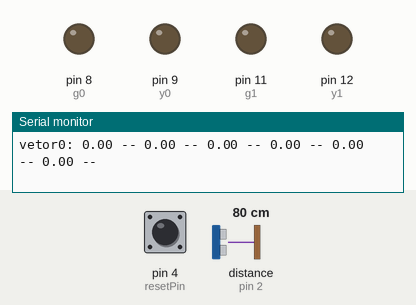
The sketch below on a simulated Arduino Uno, built with avr-gcc and run on an emulated ATmega328P. Shown: output pins drawn as LEDs (lit = HIGH), the last lines printed to the serial monitor. Wiring (inferred from the names in the program): ultrasonic range finder: trigger pin 3; echo pin 2. The test bench sets the inputs (shaded band); at power-on: pin 4 (resetPin) HIGH, distance to the obstacle (sensor on pin 2) 80 cm. The echo pulse lasts 58.3 µs per cm; pins used as bus, display or sensor lines are not drawn.

Above: at 0.54 s.
At 5.6 s:
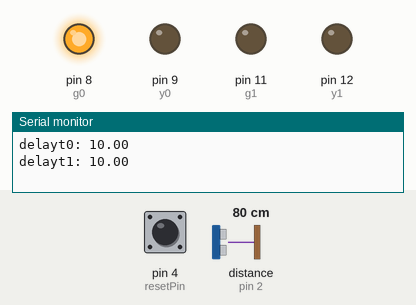
At 11.1 s:
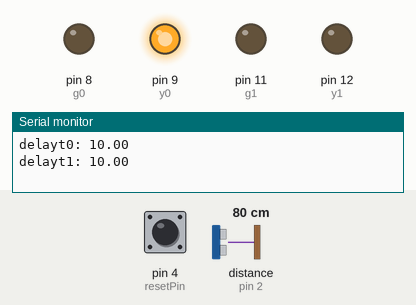
At 16.7 s:
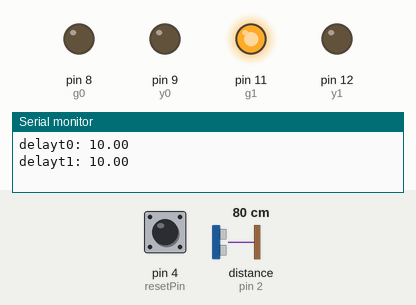
At 22.2 s:
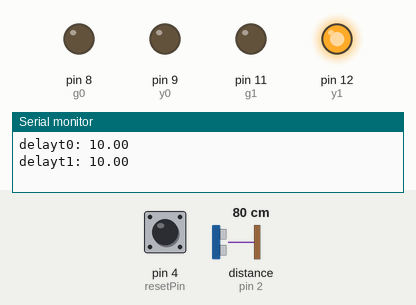
Timing chart, 0 to 29.5 s (numbered marks = the images above):
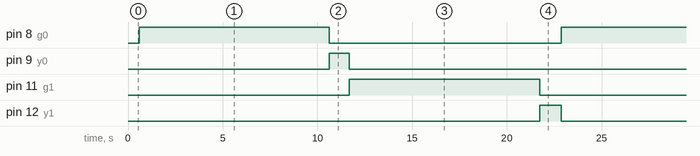

The sketch:

sketch_jul25a.ino
```cpp
#define echoPin  2
#define trigPin  3
#define resetPin 4
#define g0 8
#define y0 9
#define r0 10
#define g1 11
#define y1 12
#define r1 13
#define len 6
#define default_delay 10
#define weight 0.5
#define trig_dist 50
int stt = -1;
float delay_;
float delay_t0 = default_delay;
float delay_t1 = default_delay;
boolean GO;
int state[4][8] = {{1,0,0,0,0,1,default_delay,0},{0,1,0,0,0,1,1,0},{0,0,1,1,0,0,default_delay,1},{0,0,1,0,1,0,1,1}};
long int checkpoint;
long int t1;
float duration1;
float dist1;
boolean input2 = false;
boolean input1 = false;
boolean inc1 = false;
boolean inc2 = false;
float count1=0;
float count2=0;
float mul0 = 1.0;
float mul1 = 1.0;
float par0;
float par1;
float vetor0[len];
float vetor1[len];
int pos = 0;

void setup() {
  for(int i = 0; i < len; i++){
    vetor0[i]=0;
    vetor1[i]=0;
  }
  Serial.begin(9600);
  pinMode(g0,OUTPUT);
  pinMode(y0,OUTPUT);
  pinMode(r0,OUTPUT);
  pinMode(g1,OUTPUT);
  pinMode(y1,OUTPUT);
  pinMode(r1,OUTPUT);
  pinMode(trigPin,OUTPUT);
  pinMode(echoPin,INPUT);
  //
  pinMode(resetPin,INPUT_PULLUP);
  //
  delay(500);
  checkpoint = 0;
  delay_ = 0;
}

void loop() {

  if(millis() - checkpoint > delay_){
    stt++;
    if (stt == 4){
      stt = 0;
    }
    setlight();
    inc1 = false;
    inc2 = false;
  }

  digitalWrite(trigPin,LOW);
  delayMicroseconds(2);
  digitalWrite(trigPin,HIGH);
  delayMicroseconds(10);
  digitalWrite(trigPin,LOW);
  // receive, convert time (us) to cm
  duration1 = pulseIn(echoPin,HIGH);
  dist1 = duration1 * 0.034/2.;
  input2 = digitalRead(resetPin);

  if (dist1 < trig_dist){
    input1 = true;
  } else{
    input1 = false;
  }
  if (input1 == true){
    inc1 = true;
  }
  if (input2 == true){
    inc2 = true;
  }

  if (inc1==true && input1==false && not GO){
    count1 += 1;
    Serial.print(" count1 -- ");
    Serial.println(count1);
    inc1 = false;
  }
  if (inc2==true && input2==false && GO){
    count2 += 1;
    Serial.print(" count2 -- ");
    Serial.println(count2);
    inc2 = false;
  }
  //print
//Serial.print(count1);
//Serial.print(" --- ");
//Serial.println(count2);
delay(50);
}

void setlight(){
  if(state[stt][0]){
    vetor1[pos] = count2/delay_t1;
    count2 = 0;
    vetor0[pos] = count1/delay_t0;
    count1 = 0;
    pos++;
    if (pos == len) pos = 0;
    calc();
  }

  digitalWrite(g0,state[stt][0]);
  digitalWrite(y0,state[stt][1]);
  digitalWrite(r0,state[stt][2]);
  digitalWrite(g1,state[stt][3]);
  digitalWrite(y1,state[stt][4]);
  digitalWrite(r1,state[stt][5]);
  delay_ = state[stt][6] * 1000;
  if (state[stt][0]){
    delay_ = delay_ * mul0;
    delay_t0 = delay_ / 1000;
  }
  if (state[stt][3]){
    delay_ = delay_ * mul1;
    delay_t1 = delay_ / 1000;
  }
  GO = state[stt][7];
  checkpoint = millis();
}

void calc(){
  Serial.print("vetor0: ");
  for(int i = 0; i < len; i++){
    Serial.print(vetor0[i]);
    Serial.print(" -- ");
  }
  Serial.println(" ");
  Serial.print("vetor1: ");
  for(int i = 0; i < len; i++){
    Serial.print(vetor1[i]);
    Serial.print(" -- ");
  }
  Serial.println(" ");
  Serial.print("delayt0: ");
  Serial.println(delay_t0);
  Serial.print("delayt1: ");
  Serial.println(delay_t1);


  par0 = mean(vetor0) + weight;
  par1 = mean(vetor1) + weight;
  mul0 = 2*par0/(par0+par1);
  mul1 = 2*par1/(par0+par1);
  if(mul0 < 0.5) mul0 = 0.5;
  if(mul0 > 1.5) mul0 = 1.5;
  if(mul1 < 0.5) mul0 = 0.5;
  if(mul1 > 1.5) mul0 = 1.5;
}

float mean(float vec[]){
  float sum = 0;
  for(int i =0; i<len;i++){
    sum += vec[i];
  }
  return sum/len;
}
```

Measured:
- by itself, pin 8 (g0), pin 11 (g1): alternates HIGH for 10.0 s and LOW for 12.2 s
- by itself, pin 9 (y0): alternates HIGH for 1.0 s and LOW for 21.2 s
- by itself, pin 12 (y1): alternates HIGH for 1.1 s and LOW for 21.1 s
